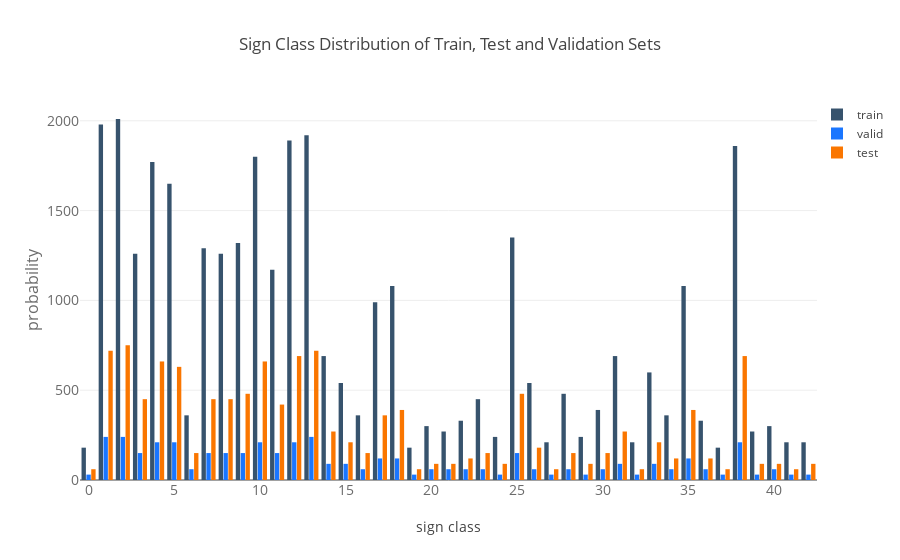

Notebook cell for this chart:
### Code cell
train = go.Bar(
    x = y_train_elements,
    y = y_train_dist,
    name='train',
    marker=dict(
        color='rgb(55, 83, 109)'
    )
)
valid = go.Bar(
    x = y_valid_elements,
    y = y_valid_dist,
    name='valid',
    marker=dict(
        color='rgb(26, 118, 255)'
    )
)
test = go.Bar(
    x = y_test_elements,
    y = y_test_dist,
    name='test',
    marker=dict(
        color='rgb(250, 118, 0)'
    )
)
data = [train, valid, test]
layout = go.Layout(
    title='Sign Class Distribution of Train, Test and Validation Sets',
    xaxis=dict(
        title='sign class',
        tickfont=dict(
            size=14,
            color='rgb(107, 107, 107)'
        )
    ),
    yaxis=dict(
        title='probability',
        titlefont=dict(
            size=16,
            color='rgb(107, 107, 107)'
        ),
        tickfont=dict(
            size=14,
            color='rgb(107, 107, 107)'
        )
    ),
    legend=dict(
        x=1.0,
        y=1.0,
        bgcolor='rgba(255, 255, 255, 0)',
        bordercolor='rgba(255, 255, 255, 0)'
    ),
    barmode='group',
    bargap=0.15,
    bargroupgap=0.1
)

fig = go.Figure(data=data, layout=layout)
plotly.offline.iplot(fig, filename='style-bar')

### Figure 1 — Plotly figure (JSON) as saved in the notebook; plotly's stock layout.template omitted (floating-point values rounded to 4 significant figures)
{"data": [{"marker": {"color": "rgb(55, 83, 109)"}, "name": "train", "type": "bar", "x": [0, 1, 2, 3, 4, 5, 6, 7, 8, 9, 10, 11, 12, 13, 14, 15, 16, 17, 18, 19, 20, 21, 22, 23, 24, 25, 26, 27, 28, 29, 30, 31, 32, 33, 34, 35, 36, 37, 38, 39, 40, 41, 42], "y": [180, 1980, 2010, 1260, 1770, 1650, 360, 1290, 1260, 1320, 1800, 1170, 1890, 1920, 690, 540, 360, 990, 1080, 180, 300, 270, 330, 450, 240, 1350, 540, 210, 480, 240, 390, 690, 210, 599, 360, 1080, 330, 180, 1860, 270, 300, 210, 210]}, {"marker": {"color": "rgb(26, 118, 255)"}, "name": "valid", "type": "bar", "x": [0, 1, 2, 3, 4, 5, 6, 7, 8, 9, 10, 11, 12, 13, 14, 15, 16, 17, 18, 19, 20, 21, 22, 23, 24, 25, 26, 27, 28, 29, 30, 31, 32, 33, 34, 35, 36, 37, 38, 39, 40, 41, 42], "y": [30, 240, 240, 150, 210, 210, 60, 150, 150, 150, 210, 150, 210, 240, 90, 90, 60, 120, 120, 30, 60, 60, 60, 60, 30, 150, 60, 30, 60, 30, 60, 90, 30, 90, 60, 120, 60, 30, 210, 30, 60, 30, 30]}, {"marker": {"color": "rgb(250, 118, 0)"}, "name": "test", "type": "bar", "x": [0, 1, 2, 3, 4, 5, 6, 7, 8, 9, 10, 11, 12, 13, 14, 15, 16, 17, 18, 19, 20, 21, 22, 23, 24, 25, 26, 27, 28, 29, 30, 31, 32, 33, 34, 35, 36, 37, 38, 39, 40, 41, 42], "y": [60, 720, 750, 450, 660, 630, 150, 450, 450, 480, 660, 420, 690, 720, 270, 210, 150, 360, 390, 60, 90, 90, 120, 150, 90, 480, 180, 60, 150, 90, 150, 270, 60, 210, 120, 390, 120, 60, 690, 90, 90, 60, 90]}], "layout": {"bargap": 0.15, "bargroupgap": 0.1, "barmode": "group", "legend": {"bgcolor": "rgba(255, 255, 255, 0)", "bordercolor": "rgba(255, 255, 255, 0)", "x": 1, "y": 1}, "title": "Sign Class Distribution of Train, Test and Validation Sets", "xaxis": {"tickfont": {"color": "rgb(107, 107, 107)", "size": 14}, "title": "sign class"}, "yaxis": {"tickfont": {"color": "rgb(107, 107, 107)", "size": 14}, "title": "probability", "titlefont": {"color": "rgb(107, 107, 107)", "size": 16}}}}
